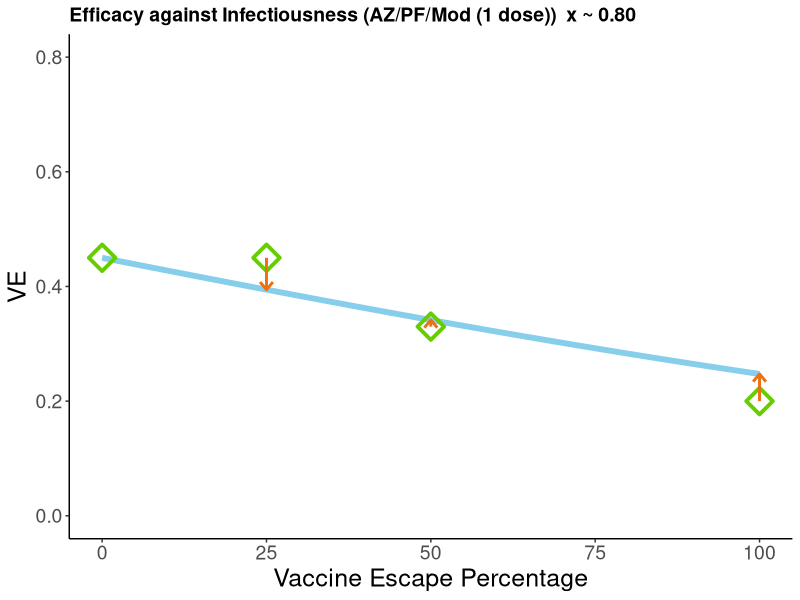

Source code (R): (Note: this script raises an error after producing the figure.)
#Plot the OR (Vaccine Efficacy Odds) efficacy/(1-efficacy)

#SPECIFICALLY,
#we only minimise the error at the central (50%) mark.

rm(list=ls())

require(tidyverse)

#The Problem:
#We have data: y0, y25, y50, y75 that we want to scale like so:

#y0*x = y25
#y0*(x^2) = y50
#y0*(x^3) = y75

#No x will fit perfectly, but what's the best we can do?

#----------------------------

#Build y vectors, one for AZ, one for PF, one for infectiousness combined


#Lastly we do a separate one for infectious values (1 dose) of either AZ or PF
y0_infect <- 0.45/(1-0.45)

y25_infect <- 0.45/(1-0.45)
y50_infect <- 0.33/(1-0.33)
y75_infect <- 0.2/(1-0.2)
y100_infect <- y75_infect

#-----------------------------------------




#----------------------------

#Now infectiousness
error_x_infect <- function(x) {
  
  #Allocate memory:
  y25_estimate_infect <- 0
  y50_estimate_infect <- 0
  y100_estimate_infect <- 0
  
  y25_estimate_infect <- (x)*y0_infect
  y50_estimate_infect <- (x^2)*y0_infect
  y100_estimate_infect <- (x^4)*y0_infect
  
  y50_estimate_infect_probability <- y50_estimate_infect/(y50_estimate_infect+1)
  y50_infect_probability <- y50_infect/(y50_infect+1)
  
  y25_estimate_infect_probability <- y25_estimate_infect/(y25_estimate_infect+1)
  y25_infect_probability <- y25_infect/(y25_infect+1)
  
  y100_estimate_infect_probability <- y100_estimate_infect/(y100_estimate_infect+1)
  y100_infect_probability <- y100_infect/(y100_infect+1)
  
  error_amt <- sum(   (abs(y50_estimate_infect_probability - y50_infect_probability))^2 )  +  sum((abs(y100_estimate_infect - y100_infect))^2 ) +  sum(   (abs(y25_estimate_infect - y25_infect))^2    ) 
  return(error_amt)
}

optim_infect <- optimize(error_x_infect, interval = c(0,1))
optim_x_infect <- optim_infect$minimum
optim_x_infect_error <- optim_infect$objective


#Okay, now we want to plot it
######
#AZ
######

percent_mark <- seq(0,100, length.out = 101)

# Infectiousness


infection_efficacy <- (0.45/(1-0.45))*(optim_x_infect^(percent_mark/25))
#Convert back to probability:
infection_efficacy <- infection_efficacy/(infection_efficacy+1)

Table_Data <- data.frame(percent_mark = c(0, 25, 50, 100), infection_efficacy = c(0.45, 0.45, 0.33, 0.2))
Mapped_Data <- data.frame(percent_mark = percent_mark, infection_efficacy = infection_efficacy)

ggplot(data=Mapped_Data, aes(x=percent_mark, y=infection_efficacy, group=1)) +
  geom_line(color="skyblue", size = 2) +
  geom_point(data = Table_Data, color = 'chartreuse3', shape = 5, size = 5, stroke = 2)+
  labs(title="Efficacy against Infectiousness (AZ/PF/Mod (1 dose))  x ~ 0.80",
       x ="Vaccine Escape Percentage", y = "VE") +
  geom_path(data = data.frame(percent_mark = c(50, 50), infection_efficacy = c(0.33, infection_efficacy[51]) ),
            size = 1, colour = "#EC7014",
            arrow = arrow(type = "open", angle = 40, length = unit(0.1, "inches")) 
  )+
  geom_path(data = data.frame(percent_mark = c(25, 25), infection_efficacy = c(0.45, infection_efficacy[26]) ),
            size = 1, colour = "#EC7014",
            arrow = arrow(type = "open", angle = 40, length = unit(0.1, "inches")) 
  )+
  geom_path(data = data.frame(percent_mark = c(100, 100), infection_efficacy = c(0.2, infection_efficacy[101]) ),
            size = 1, colour = "#EC7014",
            arrow = arrow(type = "open", angle = 40, length = unit(0.1, "inches")) 
  )+
  ylim(0,0.8)+
  theme_classic() +
  theme(
    plot.title = element_text( size=14, face="bold"),
    axis.title.x = element_text(size=18),
    axis.title.y = element_text(size=18),
    axis.text = element_text(size=14)
  ) -> plot1


plot_grid(plot1, plot2, ncol = 1)
